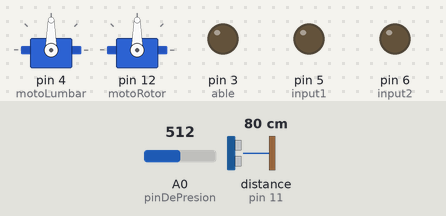
A sketch run on a simulated Arduino Leonardo, built with avr-gcc and run on an emulated ATmega32U4. Parts: 2 × servo, output pins drawn as LEDs (lit = HIGH). Wiring (inferred from the names in the program): ultrasonic range finder: trigger pin 10; echo pin 11. The inputs (shaded band) are chosen by the test bench; at power-on: distance to the obstacle (sensor on pin 11) 80 cm, A0 (pinDePresion) = 512. The echo pulse lasts 58.3 µs per cm; the audio player accepts every command and is not drawn; pins used as bus, display or sensor lines are not drawn.

Above: at 1.7 s.
1.8 s: distance to the obstacle (sensor on pin 11) set to 22 cm
3.3 s: distance to the obstacle (sensor on pin 11) set to 18 cm
At 4.5 s:
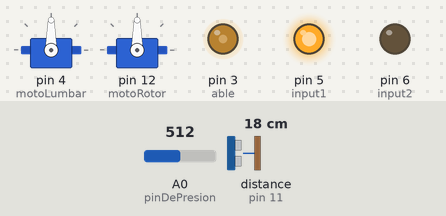
At 6.0 s:
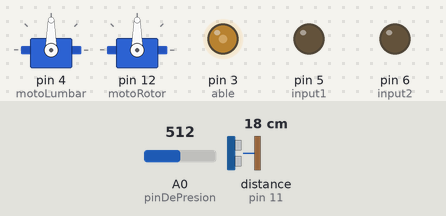
7.8 s: distance to the obstacle (sensor on pin 11) set to 2 cm
Timing chart, 0 to 11.2 s (numbered marks = the images above; inputs shaded):
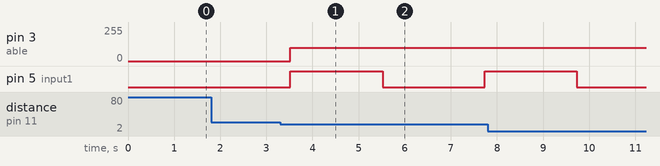

Measured:
- the behaviour switches between 21 and 20 cm on distance to the obstacle (sensor on pin 11) (found by bisection; images 0 and 1)
- after the input at 1.8 s, every drawn part: stays the same
- after the input at 3.3 s, pin 3 (able): 0/255 → 100/255 after 0.22 s; pin 5 (input1): LOW → HIGH after 0.22 s, → LOW 2.0 s later, → HIGH 2.2 s later

The sketch:

codigo-brutal-mono.ino
```cpp
/*hola este es un codigo masacre, para el
proyecto "Jorgito tiene Apego Ansioso"*/
// hecho por aileen d'espessailles, santiago gaete, y carla pino

//pseudocodigo//
//mono está calmao
//el sensor ultrasónico está sensando
//si no se detecta presencia, se mantiene calmao
//si una persona está a menos de 20cm del mono, pide amor
//pide amor: audio, una voz que dice "rascame la watita"
//si el sensor de presión sensa algo(moviendo el motor dc por 4 segundos)
//si no se detecta un objeto comienza la pataletaLeve
//pataletaLeve: audio llorar
//si el sensor de presión sensa algo, se detiene la pataleta, y se gira el motor dc por 4 segundos
//si pasan 10 segundos de pataletaLeve, sin que se detecte presión, comienza la pataleta brígida
//pataletaBrigida: audio, servo01 se giran 20° y -20° repetidamente
//si el sensor de presión sensa algo, se detiene la pataleta, y se gira el motor dc por 4 segundos
//si pasan 10 segundos de pataletaBrigida, sin que sense presión comienza la autodestrucción
//autodestrucción: reproducción de audio, el servo02 gira 120°, el servo gira 90 grados lentamente. Luego el servo02 vuelve a 0° lentamente, y luego a 120° velozmente.
//si se sensa presión, se interrumpe la autoDestrucción. Toda esta secuencia dura en total 15 segundos, luego el servo02 se queda en 120° durante 20segundos y luevo vuelve a 0°
///////////////

//cosas de audio
#include "Arduino.h"
#include "DFRobotDFPlayerMini.h"
#include <SPI.h>
#include <MFRC522.h>
#include <Servo.h>

//estados
enum Estado { CALMAO,
              PIDE_AMOR,
              PATALETA_LEVE,
              PATALETA_BRIGIDA,
              AUTODESTRUCCION };
Estado estadoActual = CALMAO;

unsigned long tiempoInicioEstado = 0;

//sonico
int pinTrix = 10;
int pinEkeko =11;
//motor dc
//int motorDc = 3;

float duracion;
float sustancia;

//variables sensor presion
const int pinDePresion = A0;
int valorDePresion = 0;
bool hayBrazo;
int presionMinimaAceptable = 50;
int presionDolorosa = 230;

//motor
int able = 3;
int input1 =5;
int input2 = 6;

//configuracion de comunicación serial del modulo mp3
#if (defined(ARDUINO_AVR_UNO) || defined(ESP8266))
#include <SoftwareSerial.h>
SoftwareSerial softSerial(10, 11);
#define FPSerial softSerial
#else
#define FPSerial Serial1
#endif

//instancia mp3
DFRobotDFPlayerMini myDFPlayer;

Servo motoLumbar;
Servo motoRotor;

void setup() {
  // put your setup code here, to run once:
  pinMode(pinTrix, OUTPUT);
  pinMode(pinEkeko, INPUT);

  //pin de presion
  pinMode(pinDePresion, INPUT);

  //motor
  pinMode(able, OUTPUT);
  pinMode(input1, OUTPUT);
  pinMode(input2, OUTPUT);

  hayBrazo = false;

  //servo
  motoLumbar.attach(4);  // attaches the servo on pin 9 to the servo object
  motoRotor.attach(12);

  //inicialización audio
  FPSerial.begin(9600);

  Serial.begin(9600);

  if (!myDFPlayer.begin(FPSerial, true, true)) {
    Serial.println("Error: Revisar conexion y tarjeta SD");
    while (true) delay(0);
  }
}

void loop() {
  // put your main code here, to run repeatedly:
  sonic();
  dePresion();

  switch (estadoActual) {

    case CALMAO:
      // aquí pondrás la lógica de calma
      if (sustancia < 20 && estadoActual == CALMAO) {
        estadoActual = PIDE_AMOR;
        tiempoInicioEstado = millis();
        myDFPlayer.playFolder(2, 1);  // tu audio para “rascame la guatita”
      }
      break;

    case PIDE_AMOR:
      // aquí pondrás lo que hace cuando pide amor
      if (hayBrazo) {
        motoMoto();
        estadoActual = CALMAO;
      }

      if (!hayBrazo && millis() - tiempoInicioEstado > 3000) {
        estadoActual = PATALETA_LEVE;
        tiempoInicioEstado = millis();
        myDFPlayer.playFolder(2, 2);  // audio llorar leve
      }
      break;

    case PATALETA_LEVE:
      // aquí pondrás lo que hace en pataleta leve
      if (hayBrazo) {
        motoMoto();
        estadoActual = CALMAO;
      }
      if (!hayBrazo && millis() - tiempoInicioEstado > 10000) {
        estadoActual = PATALETA_BRIGIDA;
        tiempoInicioEstado = millis();
        myDFPlayer.playFolder(2, 3);  // audio llorar fuerte
      }
      break;

    case PATALETA_BRIGIDA:
    {  // ← ABRE LLAVES
        int angulo = 20 * sin(millis() / 200.0);
        motoLumbar.write(90 + angulo);

        if (hayBrazo) {
            motoMoto();
            motoLumbar.write(90); // reinicia posición
            estadoActual = CALMAO;
        }

        if (!hayBrazo && millis() - tiempoInicioEstado > 10000) {
            estadoActual = AUTODESTRUCCION;
            tiempoInicioEstado = millis();
            myDFPlayer.playFolder(2, 4);
        }
    }  // ← CIERRA LLAVES
    break;

   case AUTODESTRUCCION:
    {  // ← ABRE LLAVES
        unsigned long tiempoAutodestruccion = millis() - tiempoInicioEstado;

        if (hayBrazo) {
            motoMoto();
            motoRotor.write(0);
            estadoActual = CALMAO;
            break;
        }

        // ... resto del código
    }  // ← CIERRA LLAVES
    break;
  }
}

void sonic() {
  digitalWrite(pinTrix, LOW);
  delayMicroseconds(2);
  digitalWrite(pinTrix, HIGH);
  delayMicroseconds(10);
  digitalWrite(pinTrix, LOW);

  // <https://docs.arduino.cc/language-reference/en/functions/advanced-io/pulseIn>
  duracion = pulseIn(pinEkeko, HIGH);
  sustancia = (duracion * .0343) / 2;
  delay(90);
}

void dePresion(){
    valorDePresion = analogRead(pinDePresion);
    // ELIMINA esta línea: hayBrazo=true;
    hayBrazo = (valorDePresion > presionMinimaAceptable);
}

void motoMoto() {
  analogWrite(able, 100);
  // Encendemos el motor
  digitalWrite(input1, HIGH);
  digitalWrite(input2, LOW);
  delay(2000);
  // Apagamos el motor
  digitalWrite(input1, LOW);
  digitalWrite(input2, LOW);
  delay(2000);
}

void motoMotoLumbar() {
  motoLumbar.write(110);  // sets the servo position according to the scaled value
  delay(15);
}
void motoMotoRoto() {
  motoRotor.write(110);  // sets the servo position according to the scaled value
  delay(15);
}
```
